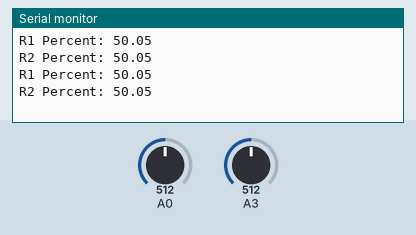
Simulated run of this sketch. Board: Arduino Uno, built with avr-gcc and run on an emulated ATmega328P. On the bench: the last lines printed to the serial monitor. The inputs (shaded band) are chosen by the test bench; at power-on: A0 = 512, A3 = 512. The ROS host is connected and sends only what is stated.

Above: at 2.8 s.
2.9 s: A0 set to 716
At 3.8 s:
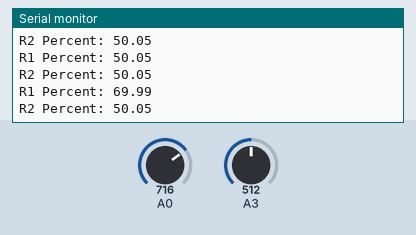
4.4 s: A3 set to 716
At 5.5 s:
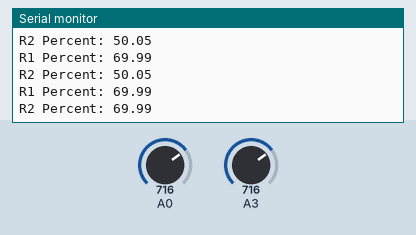
5.9 s: A0 set to 900
At 6.8 s:
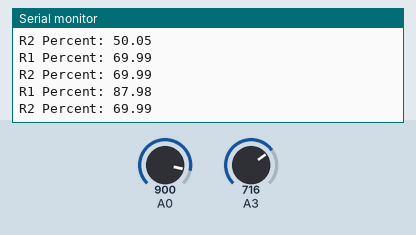
7.4 s: A3 set to 900
At 8.8 s:
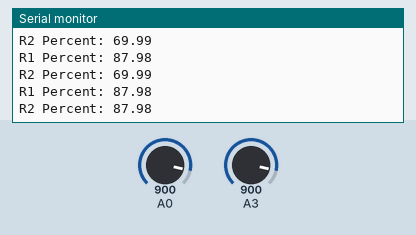
Timing chart, 0 to 9.9 s (numbered marks = the images above; inputs shaded):
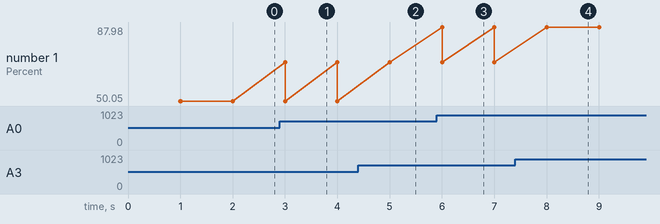

Measured:
- after the input at 2.9 s, the serial monitor: prints a new line after 0.10 s (image 1)
- after the input at 4.4 s, the serial monitor: prints a new line after 0.60 s (image 2)
- after the input at 5.9 s, the serial monitor: prints a new line after 0.10 s (image 3)
- after the input at 7.4 s, the serial monitor: prints a new line after 0.60 s (image 4)

The sketch:

ROS_POTEN.ino
```cpp
#include <ros.h>
#include <std_msgs/Float32.h>

unsigned long previousMillis = 0;
const unsigned long interval = 1000; // 1 วินาที

ros::NodeHandle  nh;
std_msgs::Float32 sensordata;
std_msgs::Float32 sensordata1;
ros::Publisher pub ("Topic_Sensor", &sensordata );
ros::Publisher pub1 ("Topic_Sensor1", &sensordata1 );
float RPercent1 = 0.0;
float RPercent2 = 0.0;

void setup()
{
  Serial.begin(115200);
  nh.initNode();
  nh.advertise(pub);
  nh.advertise(pub1);
}

void loop() {
  unsigned long currentMillis = millis();

  if (currentMillis - previousMillis >= interval) {
    previousMillis = currentMillis;

    float RValue1 = analogRead(A0);
    float RValue2 = analogRead(A3);

    RPercent1 = (static_cast<float>(RValue1) / 1023) * 100.0;
    RPercent2 = (static_cast<float>(RValue2) / 1023) * 100.0;

    sensordata.data = RPercent1;
    sensordata1.data = RPercent2;

    pub.publish(&sensordata);
    pub1.publish(&sensordata1);
    nh.spinOnce();

    Serial.print("R1 Percent: ");
    Serial.println(RPercent1);
    Serial.print("R2 Percent: ");
    Serial.println(RPercent2);

  }
}
```
